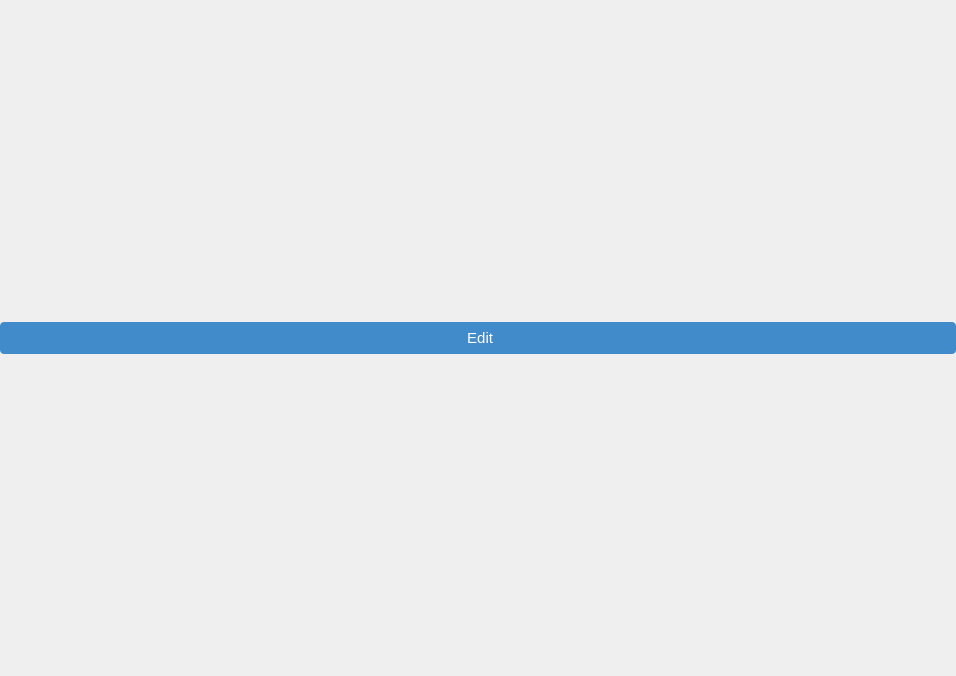
<?xml version="1.0" encoding="UTF-8"?>
<ui version="4.0">
 <class>EditButton</class>
 <widget class="QWidget" name="EditButton">
  <property name="geometry">
   <rect>
    <x>0</x>
    <y>0</y>
    <width>956</width>
    <height>676</height>
   </rect>
  </property>
  <property name="windowTitle">
   <string>Form</string>
  </property>
  <property name="styleSheet">
   <string notr="true"/>
  </property>
  <layout class="QGridLayout" name="gridLayout">
   <property name="leftMargin">
    <number>0</number>
   </property>
   <property name="topMargin">
    <number>0</number>
   </property>
   <property name="rightMargin">
    <number>0</number>
   </property>
   <property name="bottomMargin">
    <number>0</number>
   </property>
   <property name="spacing">
    <number>0</number>
   </property>
   <item row="0" column="0">
    <widget class="QPushButton" name="pushButton">
     <property name="minimumSize">
      <size>
       <width>0</width>
       <height>32</height>
      </size>
     </property>
     <property name="maximumSize">
      <size>
       <width>16777215</width>
       <height>32</height>
      </size>
     </property>
     <property name="font">
      <font>
       <pointsize>11</pointsize>
       <fontweight>DemiBold</fontweight>
      </font>
     </property>
     <property name="cursor">
      <cursorShape>PointingHandCursor</cursorShape>
     </property>
     <property name="styleSheet">
      <string notr="true">QPushButton{
color: white;
background-color: rgb(66, 139, 202);
border-radius: 4px;
}</string>
     </property>
     <property name="text">
      <string> Edit</string>
     </property>
     <property name="icon">
      <iconset resource="../resource.qrc">
       <normaloff>:/icons/res/icon/edit-bold.png</normaloff>:/icons/res/icon/edit-bold.png</iconset>
     </property>
     <property name="iconSize">
      <size>
       <width>16</width>
       <height>16</height>
      </size>
     </property>
    </widget>
   </item>
  </layout>
 </widget>
 <resources>
  <include location="../resource.qrc"/>
 </resources>
 <connections/>
</ui>
